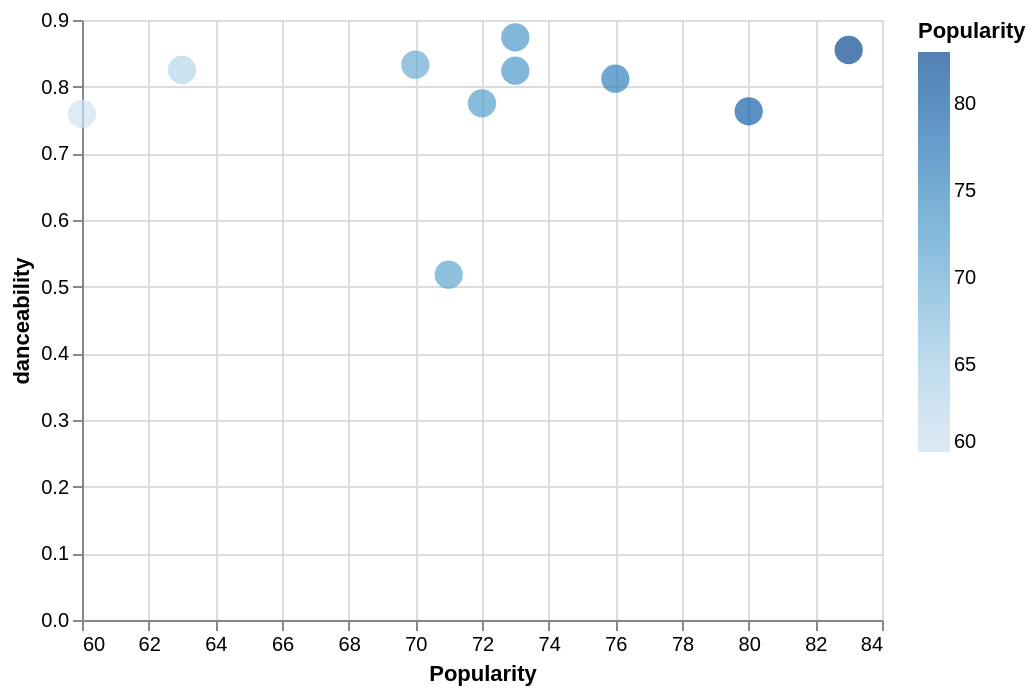

Notebook code cell kept with this figure:
### Code cell
alt.Chart(df_plot).mark_circle().encode(
alt.X('Popularity', scale=alt.Scale(zero=False)), y=f'{feature_name}', color=alt.Color('Popularity', scale=alt.Scale(zero=False)), 
size=alt.value(200), tooltip=['Popularity', f'{feature_name}', 'Song Name'])

### Figure 1 — Vega-Lite specification as saved in the notebook (floating-point values rounded to 4 significant figures)
{"config": {"view": {"continuousWidth": 400, "continuousHeight": 300}}, "data": {"name": "data-5bf053e7e10a5dc0e612d6c9793eb785"}, "mark": "circle", "encoding": {"color": {"field": "Popularity", "scale": {"zero": false}, "type": "quantitative"}, "size": {"value": 200}, "tooltip": [{"field": "Popularity", "type": "quantitative"}, {"field": "danceability", "type": "quantitative"}, {"field": "Song Name", "type": "nominal"}], "x": {"field": "Popularity", "scale": {"zero": false}, "type": "quantitative"}, "y": {"field": "danceability", "type": "quantitative"}}, "$schema": "https://vega.github.io/schema/vega-lite/v4.17.0.json", "datasets": {"data-5bf053e7e10a5dc0e612d6c9793eb785": [{"Song Name": "La Loto", "Release Date": "2022-07-06", "Popularity": 83, "danceability": 0.855}, {"Song Name": "DANÇARINA (feat. Nicky Jam, MC Pedrinho) - Remix", "Release Date": "2022-06-10", "Popularity": 80, "danceability": 0.763}, {"Song Name": "Envolver", "Release Date": "2022-04-12", "Popularity": 76, "danceability": 0.812}, {"Song Name": "Envolver Remix", "Release Date": "2022-02-17", "Popularity": 73, "danceability": 0.824}, {"Song Name": "Que Rabão (feat. Mr. Catra e YG)", "Release Date": "2022-04-12", "Popularity": 73, "danceability": 0.874}, {"Song Name": "Downtown", "Release Date": "2017-11-19", "Popularity": 72, "danceability": 0.775}, {"Song Name": "Gata (feat. Chencho Corleone)", "Release Date": "2022-04-12", "Popularity": 71, "danceability": 0.518}, {"Song Name": "Tudo Nosso", "Release Date": "2022-06-16", "Popularity": 70, "danceability": 0.833}, {"Song Name": "El Que Espera", "Release Date": "2022-08-25", "Popularity": 63, "danceability": 0.825}, {"Song Name": "Lobby", "Release Date": "2022-08-25", "Popularity": 60, "danceability": 0.759}]}}
